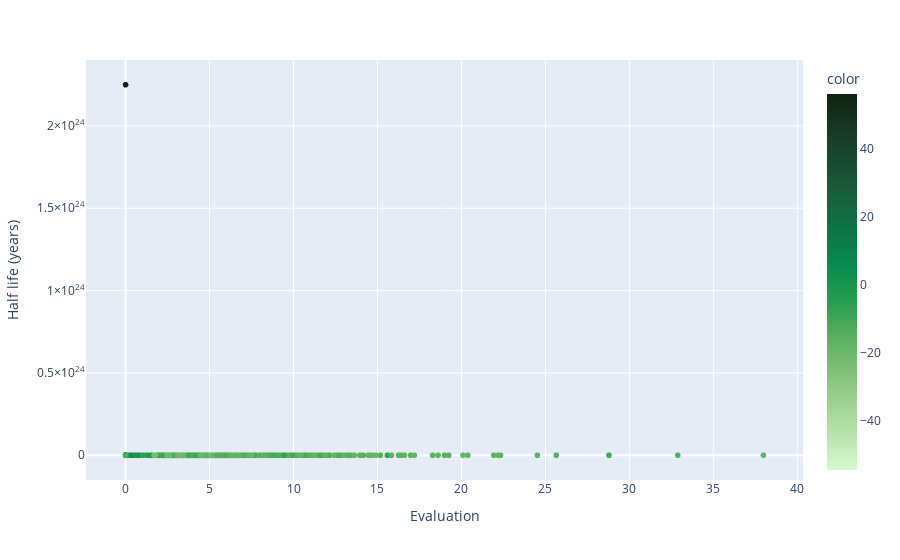

The notebook cell this image was saved under:
### Code cell
px.scatter(power_density_df, x = 'Evaluation', y = 'Half life (years)', hover_name = 'Isotope', 
            color = e_t_dict['Half life (log(years))'], color_continuous_scale = 'algae')

### Figure 1 — Plotly figure (JSON) as saved in the notebook; plotly's stock layout.template omitted (floating-point values rounded to 4 significant figures; data arrays with more than 128 entries replaced by an {"elided": "..."} marker saying what was removed)
{"data": [{"hovertemplate": "<b>%{hovertext}</b><br><br>Evaluation=%{x}<br>Half life (years)=%{y}<br>color=%{marker.color}<extra></extra>", "hovertext": {"elided": "3558 str values"}, "legendgroup": "", "marker": {"color": {"elided": "3558 float values"}, "coloraxis": "coloraxis", "symbol": "circle"}, "mode": "markers", "name": "", "showlegend": false, "type": "scattergl", "x": {"elided": "3558 float values"}, "xaxis": "x", "y": {"elided": "3558 mixed values"}, "yaxis": "y"}], "layout": {"coloraxis": {"colorbar": {"title": {"text": "color"}}, "colorscale": [[0, "rgb(214, 249, 207)"], [0.09091, "rgb(186, 228, 174)"], [0.1818, "rgb(156, 209, 143)"], [0.2727, "rgb(124, 191, 115)"], [0.3636, "rgb(85, 174, 91)"], [0.4545, "rgb(37, 157, 81)"], [0.5455, "rgb(7, 138, 78)"], [0.6364, "rgb(13, 117, 71)"], [0.7273, "rgb(23, 95, 61)"], [0.8182, "rgb(25, 75, 49)"], [0.9091, "rgb(23, 55, 35)"], [1, "rgb(17, 36, 20)"]]}, "legend": {"tracegroupgap": 0}, "margin": {"t": 60}, "xaxis": {"anchor": "y", "domain": [0, 1], "title": {"text": "Evaluation"}}, "yaxis": {"anchor": "x", "domain": [0, 1], "title": {"text": "Half life (years)"}}}}
